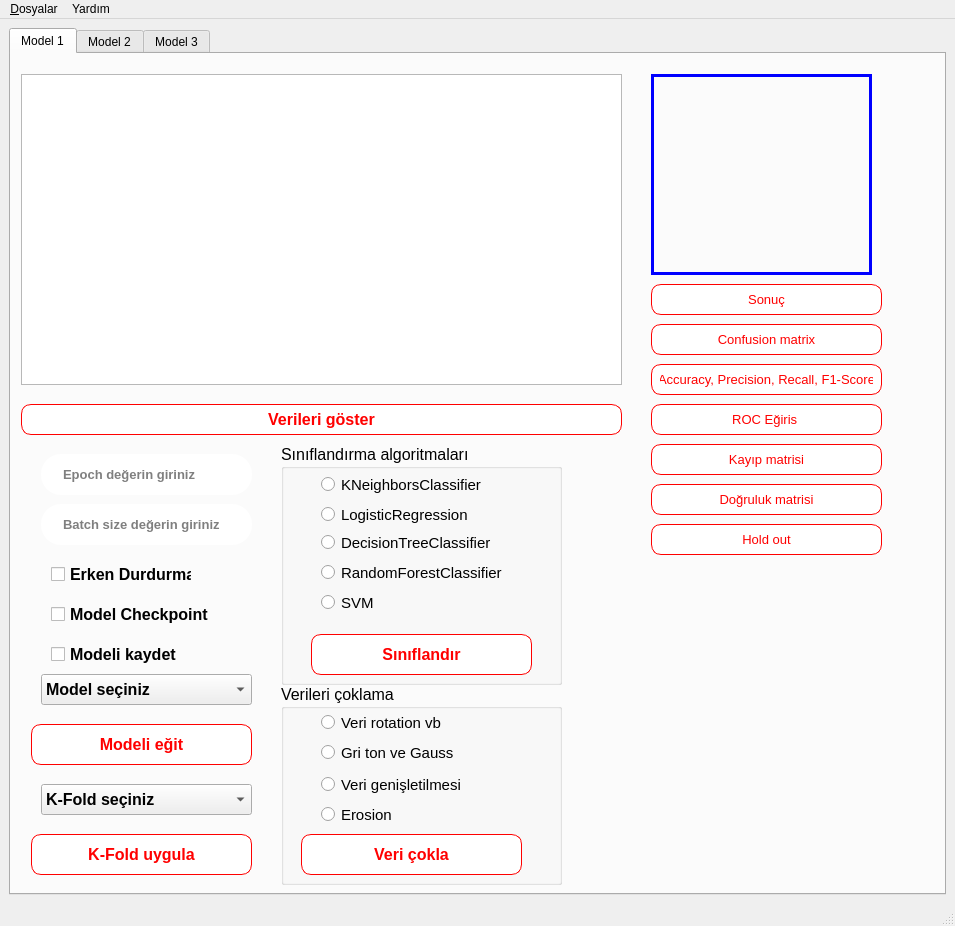
<?xml version="1.0" encoding="UTF-8"?>
<ui version="4.0">
 <class>MainWindow</class>
 <widget class="QMainWindow" name="MainWindow">
  <property name="geometry">
   <rect>
    <x>0</x>
    <y>0</y>
    <width>955</width>
    <height>926</height>
   </rect>
  </property>
  <property name="windowTitle">
   <string>MainWindow</string>
  </property>
  <property name="windowIcon">
   <iconset>
    <normaloff>C:/Users/djadi/Downloads/Kastamonu_Üniversitesi_logosu.jpg</normaloff>C:/Users/djadi/Downloads/Kastamonu_Üniversitesi_logosu.jpg</iconset>
  </property>
  <widget class="QWidget" name="centralwidget">
   <layout class="QGridLayout" name="gridLayout">
    <item row="0" column="0">
     <layout class="QGridLayout" name="gridLayout_2">
      <property name="leftMargin">
       <number>0</number>
      </property>
      <item row="0" column="0">
       <widget class="QTabWidget" name="tabWidget">
        <property name="sizePolicy">
         <sizepolicy hsizetype="Preferred" vsizetype="Preferred">
          <horstretch>0</horstretch>
          <verstretch>0</verstretch>
         </sizepolicy>
        </property>
        <property name="layoutDirection">
         <enum>Qt::LeftToRight</enum>
        </property>
        <property name="styleSheet">
         <string notr="true">QPushButton
{
  color: red;
  padding: 0 8px;
  background: white;
  border: 1px solid red;
  border-radius: 10px;
}
QPushButton::pressed
{
background-color : red;
 color: black;
}
QComboBox QAbstractItemView {
  color: rgb(85, 170, 255);	
  background-color: #373e4e;
  padding: 10px;
  selection-background-color: rgb(39, 44, 54);
}
</string>
        </property>
        <property name="currentIndex">
         <number>0</number>
        </property>
        <widget class="QWidget" name="tab">
         <property name="styleSheet">
          <string notr="true"/>
         </property>
         <attribute name="title">
          <string>Model 1</string>
         </attribute>
         <widget class="QPushButton" name="datasetGoster">
          <property name="geometry">
           <rect>
            <x>10</x>
            <y>350</y>
            <width>601</width>
            <height>31</height>
           </rect>
          </property>
          <property name="font">
           <font>
            <pointsize>12</pointsize>
            <weight>75</weight>
            <bold>true</bold>
           </font>
          </property>
          <property name="text">
           <string>Verileri göster</string>
          </property>
         </widget>
         <widget class="QLineEdit" name="txtEpoch">
          <property name="geometry">
           <rect>
            <x>30</x>
            <y>400</y>
            <width>211</width>
            <height>41</height>
           </rect>
          </property>
          <property name="font">
           <font>
            <pointsize>10</pointsize>
            <weight>75</weight>
            <bold>true</bold>
           </font>
          </property>
          <property name="toolTip">
           <string/>
          </property>
          <property name="styleSheet">
           <string notr="true">QLineEdit {
border:2px sold rgb(0, 0, 0);
border-radius: 20px;
color:rgb(0, 0, 0);
padding-left:20px;
padding-right:20px;
background-color:rgb(255, 255, 255)
}</string>
          </property>
          <property name="placeholderText">
           <string>Epoch değerin giriniz </string>
          </property>
         </widget>
         <widget class="QLineEdit" name="txtBatchSize">
          <property name="geometry">
           <rect>
            <x>30</x>
            <y>450</y>
            <width>211</width>
            <height>41</height>
           </rect>
          </property>
          <property name="font">
           <font>
            <pointsize>10</pointsize>
            <weight>75</weight>
            <bold>true</bold>
           </font>
          </property>
          <property name="toolTip">
           <string>(Örnek  4,8,16,32,64,128)</string>
          </property>
          <property name="styleSheet">
           <string notr="true">QLineEdit {
border:2px sold rgb(0, 0, 0);
border-radius: 20px;
color:rgb(0, 0, 0);
padding-left:20px;
padding-right:20px;
background-color:rgb(255, 255, 255)
}</string>
          </property>
          <property name="placeholderText">
           <string>Batch size değerin giriniz </string>
          </property>
         </widget>
         <widget class="QComboBox" name="comboBoxKFold">
          <property name="geometry">
           <rect>
            <x>30</x>
            <y>730</y>
            <width>211</width>
            <height>31</height>
           </rect>
          </property>
          <property name="font">
           <font>
            <pointsize>12</pointsize>
            <weight>75</weight>
            <bold>true</bold>
           </font>
          </property>
          <property name="currentIndex">
           <number>0</number>
          </property>
          <item>
           <property name="text">
            <string>K-Fold seçiniz</string>
           </property>
          </item>
          <item>
           <property name="text">
            <string>K-Fold 5</string>
           </property>
          </item>
          <item>
           <property name="text">
            <string>K-Fold 10</string>
           </property>
          </item>
          <item>
           <property name="text">
            <string>K-Fold 15</string>
           </property>
          </item>
          <item>
           <property name="text">
            <string>K-Fold 20</string>
           </property>
          </item>
         </widget>
         <widget class="QPushButton" name="modelEgit">
          <property name="geometry">
           <rect>
            <x>20</x>
            <y>670</y>
            <width>221</width>
            <height>41</height>
           </rect>
          </property>
          <property name="font">
           <font>
            <pointsize>12</pointsize>
            <weight>75</weight>
            <bold>true</bold>
           </font>
          </property>
          <property name="styleSheet">
           <string notr="true"/>
          </property>
          <property name="text">
           <string>Modeli eğit</string>
          </property>
         </widget>
         <widget class="QLabel" name="SelectedImage">
          <property name="geometry">
           <rect>
            <x>640</x>
            <y>20</y>
            <width>221</width>
            <height>201</height>
           </rect>
          </property>
          <property name="sizePolicy">
           <sizepolicy hsizetype="Ignored" vsizetype="Ignored">
            <horstretch>0</horstretch>
            <verstretch>0</verstretch>
           </sizepolicy>
          </property>
          <property name="autoFillBackground">
           <bool>false</bool>
          </property>
          <property name="styleSheet">
           <string notr="true">border: 3px solid blue;</string>
          </property>
          <property name="text">
           <string/>
          </property>
          <property name="scaledContents">
           <bool>false</bool>
          </property>
          <property name="alignment">
           <set>Qt::AlignCenter</set>
          </property>
          <property name="wordWrap">
           <bool>false</bool>
          </property>
         </widget>
         <widget class="QListWidget" name="listViewVeriler">
          <property name="geometry">
           <rect>
            <x>10</x>
            <y>20</y>
            <width>601</width>
            <height>311</height>
           </rect>
          </property>
         </widget>
         <widget class="QPushButton" name="testingImage">
          <property name="geometry">
           <rect>
            <x>640</x>
            <y>230</y>
            <width>231</width>
            <height>31</height>
           </rect>
          </property>
          <property name="font">
           <font>
            <pointsize>10</pointsize>
           </font>
          </property>
          <property name="text">
           <string>Sonuç</string>
          </property>
         </widget>
         <widget class="QPushButton" name="btnConfusionMatrix">
          <property name="geometry">
           <rect>
            <x>640</x>
            <y>270</y>
            <width>231</width>
            <height>31</height>
           </rect>
          </property>
          <property name="font">
           <font>
            <pointsize>10</pointsize>
           </font>
          </property>
          <property name="text">
           <string>Confusion matrix</string>
          </property>
         </widget>
         <widget class="QPushButton" name="btnKayipMatris">
          <property name="geometry">
           <rect>
            <x>640</x>
            <y>390</y>
            <width>231</width>
            <height>31</height>
           </rect>
          </property>
          <property name="font">
           <font>
            <pointsize>10</pointsize>
           </font>
          </property>
          <property name="text">
           <string>Kayıp matrisi</string>
          </property>
         </widget>
         <widget class="QPushButton" name="btnRoc">
          <property name="geometry">
           <rect>
            <x>640</x>
            <y>350</y>
            <width>231</width>
            <height>31</height>
           </rect>
          </property>
          <property name="font">
           <font>
            <pointsize>10</pointsize>
           </font>
          </property>
          <property name="text">
           <string>ROC Eğiris </string>
          </property>
         </widget>
         <widget class="QPushButton" name="btnDogruluk">
          <property name="geometry">
           <rect>
            <x>640</x>
            <y>430</y>
            <width>231</width>
            <height>31</height>
           </rect>
          </property>
          <property name="font">
           <font>
            <pointsize>10</pointsize>
           </font>
          </property>
          <property name="text">
           <string>Doğruluk matrisi</string>
          </property>
         </widget>
         <widget class="QPushButton" name="btnHoldout">
          <property name="geometry">
           <rect>
            <x>640</x>
            <y>470</y>
            <width>231</width>
            <height>31</height>
           </rect>
          </property>
          <property name="font">
           <font>
            <pointsize>10</pointsize>
           </font>
          </property>
          <property name="text">
           <string>Hold out</string>
          </property>
         </widget>
         <widget class="QPushButton" name="btnMetrics">
          <property name="geometry">
           <rect>
            <x>640</x>
            <y>310</y>
            <width>231</width>
            <height>31</height>
           </rect>
          </property>
          <property name="font">
           <font>
            <pointsize>10</pointsize>
           </font>
          </property>
          <property name="text">
           <string>Accuracy, Precision, Recall, F1-Score</string>
          </property>
         </widget>
         <widget class="QCheckBox" name="modelSaved">
          <property name="geometry">
           <rect>
            <x>40</x>
            <y>580</y>
            <width>141</width>
            <height>41</height>
           </rect>
          </property>
          <property name="font">
           <font>
            <pointsize>12</pointsize>
            <weight>75</weight>
            <bold>true</bold>
           </font>
          </property>
          <property name="text">
           <string>Modeli kaydet</string>
          </property>
         </widget>
         <widget class="QPushButton" name="btnKFold">
          <property name="geometry">
           <rect>
            <x>20</x>
            <y>780</y>
            <width>221</width>
            <height>41</height>
           </rect>
          </property>
          <property name="font">
           <font>
            <pointsize>12</pointsize>
            <weight>75</weight>
            <bold>true</bold>
           </font>
          </property>
          <property name="styleSheet">
           <string notr="true"/>
          </property>
          <property name="text">
           <string>K-Fold uygula</string>
          </property>
         </widget>
         <widget class="QCheckBox" name="earlyStopping">
          <property name="geometry">
           <rect>
            <x>40</x>
            <y>500</y>
            <width>141</width>
            <height>41</height>
           </rect>
          </property>
          <property name="font">
           <font>
            <pointsize>12</pointsize>
            <weight>75</weight>
            <bold>true</bold>
           </font>
          </property>
          <property name="text">
           <string>Erken Durdurma</string>
          </property>
         </widget>
         <widget class="QCheckBox" name="modelCheckpoint">
          <property name="geometry">
           <rect>
            <x>40</x>
            <y>540</y>
            <width>171</width>
            <height>41</height>
           </rect>
          </property>
          <property name="font">
           <font>
            <pointsize>12</pointsize>
            <weight>75</weight>
            <bold>true</bold>
           </font>
          </property>
          <property name="text">
           <string>Model Checkpoint</string>
          </property>
         </widget>
         <widget class="QGroupBox" name="groupBox">
          <property name="geometry">
           <rect>
            <x>270</x>
            <y>390</y>
            <width>281</width>
            <height>241</height>
           </rect>
          </property>
          <property name="font">
           <font>
            <pointsize>12</pointsize>
           </font>
          </property>
          <property name="title">
           <string>Sınıflandırma algoritmaları</string>
          </property>
          <widget class="QPushButton" name="siniflandir">
           <property name="geometry">
            <rect>
             <x>30</x>
             <y>190</y>
             <width>221</width>
             <height>41</height>
            </rect>
           </property>
           <property name="font">
            <font>
             <pointsize>12</pointsize>
             <weight>75</weight>
             <bold>true</bold>
            </font>
           </property>
           <property name="styleSheet">
            <string notr="true"/>
           </property>
           <property name="text">
            <string>Sınıflandır</string>
           </property>
          </widget>
          <widget class="QRadioButton" name="SVM">
           <property name="geometry">
            <rect>
             <x>40</x>
             <y>150</y>
             <width>191</width>
             <height>17</height>
            </rect>
           </property>
           <property name="font">
            <font>
             <pointsize>11</pointsize>
            </font>
           </property>
           <property name="text">
            <string>SVM</string>
           </property>
          </widget>
          <widget class="QRadioButton" name="DecisionTreeClassifier">
           <property name="geometry">
            <rect>
             <x>40</x>
             <y>90</y>
             <width>191</width>
             <height>17</height>
            </rect>
           </property>
           <property name="font">
            <font>
             <pointsize>11</pointsize>
            </font>
           </property>
           <property name="text">
            <string>DecisionTreeClassifier</string>
           </property>
          </widget>
          <widget class="QRadioButton" name="KNeighborsClassifier">
           <property name="geometry">
            <rect>
             <x>40</x>
             <y>30</y>
             <width>191</width>
             <height>21</height>
            </rect>
           </property>
           <property name="font">
            <font>
             <pointsize>11</pointsize>
            </font>
           </property>
           <property name="text">
            <string>KNeighborsClassifier</string>
           </property>
          </widget>
          <widget class="QRadioButton" name="LogisticRegression">
           <property name="geometry">
            <rect>
             <x>40</x>
             <y>60</y>
             <width>191</width>
             <height>21</height>
            </rect>
           </property>
           <property name="font">
            <font>
             <pointsize>11</pointsize>
            </font>
           </property>
           <property name="text">
            <string>LogisticRegression</string>
           </property>
          </widget>
          <widget class="QRadioButton" name="RandomForestClassifier">
           <property name="geometry">
            <rect>
             <x>40</x>
             <y>120</y>
             <width>191</width>
             <height>17</height>
            </rect>
           </property>
           <property name="font">
            <font>
             <pointsize>11</pointsize>
            </font>
           </property>
           <property name="text">
            <string>RandomForestClassifier</string>
           </property>
          </widget>
         </widget>
         <widget class="QGroupBox" name="groupBox_2">
          <property name="geometry">
           <rect>
            <x>270</x>
            <y>630</y>
            <width>281</width>
            <height>201</height>
           </rect>
          </property>
          <property name="font">
           <font>
            <pointsize>12</pointsize>
           </font>
          </property>
          <property name="title">
           <string>Verileri çoklama</string>
          </property>
          <widget class="QPushButton" name="btnVeriCoklama">
           <property name="geometry">
            <rect>
             <x>20</x>
             <y>150</y>
             <width>221</width>
             <height>41</height>
            </rect>
           </property>
           <property name="font">
            <font>
             <pointsize>12</pointsize>
             <weight>75</weight>
             <bold>true</bold>
            </font>
           </property>
           <property name="styleSheet">
            <string notr="true"/>
           </property>
           <property name="text">
            <string>Veri çokla</string>
           </property>
          </widget>
          <widget class="QRadioButton" name="veriGenisletilmesi">
           <property name="geometry">
            <rect>
             <x>40</x>
             <y>90</y>
             <width>191</width>
             <height>21</height>
            </rect>
           </property>
           <property name="font">
            <font>
             <pointsize>11</pointsize>
            </font>
           </property>
           <property name="text">
            <string>Veri genişletilmesi</string>
           </property>
          </widget>
          <widget class="QRadioButton" name="veriRotation">
           <property name="geometry">
            <rect>
             <x>40</x>
             <y>30</y>
             <width>191</width>
             <height>17</height>
            </rect>
           </property>
           <property name="font">
            <font>
             <pointsize>11</pointsize>
            </font>
           </property>
           <property name="text">
            <string>Veri rotation vb</string>
           </property>
          </widget>
          <widget class="QRadioButton" name="veriGriGauss">
           <property name="geometry">
            <rect>
             <x>40</x>
             <y>60</y>
             <width>191</width>
             <height>17</height>
            </rect>
           </property>
           <property name="font">
            <font>
             <pointsize>11</pointsize>
            </font>
           </property>
           <property name="text">
            <string>Gri ton ve Gauss</string>
           </property>
          </widget>
          <widget class="QRadioButton" name="veriErosion">
           <property name="geometry">
            <rect>
             <x>40</x>
             <y>120</y>
             <width>191</width>
             <height>21</height>
            </rect>
           </property>
           <property name="font">
            <font>
             <pointsize>11</pointsize>
            </font>
           </property>
           <property name="text">
            <string>Erosion</string>
           </property>
          </widget>
         </widget>
         <widget class="QComboBox" name="comboBoxKFold_2">
          <property name="geometry">
           <rect>
            <x>30</x>
            <y>620</y>
            <width>211</width>
            <height>31</height>
           </rect>
          </property>
          <property name="font">
           <font>
            <pointsize>12</pointsize>
            <weight>75</weight>
            <bold>true</bold>
           </font>
          </property>
          <property name="currentIndex">
           <number>0</number>
          </property>
          <item>
           <property name="text">
            <string>Model seçiniz</string>
           </property>
          </item>
          <item>
           <property name="text">
            <string>Model CNN</string>
           </property>
          </item>
          <item>
           <property name="text">
            <string>ResNet50V2</string>
           </property>
          </item>
          <item>
           <property name="text">
            <string>Model MobileNetV2</string>
           </property>
          </item>
         </widget>
        </widget>
        <widget class="QWidget" name="tab_2">
         <attribute name="title">
          <string>Model 2</string>
         </attribute>
         <layout class="QGridLayout" name="gridLayout_6"/>
        </widget>
        <widget class="QWidget" name="tab_3">
         <attribute name="title">
          <string>Model 3</string>
         </attribute>
        </widget>
       </widget>
      </item>
     </layout>
    </item>
   </layout>
  </widget>
  <widget class="QMenuBar" name="menubar">
   <property name="geometry">
    <rect>
     <x>0</x>
     <y>0</y>
     <width>955</width>
     <height>21</height>
    </rect>
   </property>
   <widget class="QMenu" name="menu_New">
    <property name="title">
     <string>&amp;Dosyalar</string>
    </property>
    <addaction name="action_Open"/>
    <addaction name="action_Open_file"/>
    <addaction name="action_Resim_yukle"/>
    <addaction name="action_Exit"/>
   </widget>
   <widget class="QMenu" name="menuYard_m">
    <property name="title">
     <string>Yardım</string>
    </property>
    <addaction name="action_Hakkimizda"/>
   </widget>
   <addaction name="menu_New"/>
   <addaction name="menuYard_m"/>
  </widget>
  <widget class="QStatusBar" name="statusbar"/>
  <action name="action_Open">
   <property name="icon">
    <iconset>
     <normaloff>C:/Users/djadi/Downloads/icons8-opened-folder-94.png</normaloff>C:/Users/djadi/Downloads/icons8-opened-folder-94.png</iconset>
   </property>
   <property name="text">
    <string>&amp;Dosya seç...</string>
   </property>
   <property name="toolTip">
    <string>Dosya seç</string>
   </property>
  </action>
  <action name="action_Open_file">
   <property name="icon">
    <iconset>
     <normaloff>C:/Users/djadi/Downloads/icons8-file-64.png</normaloff>C:/Users/djadi/Downloads/icons8-file-64.png</iconset>
   </property>
   <property name="text">
    <string>&amp;File seç...</string>
   </property>
   <property name="toolTip">
    <string>File seç</string>
   </property>
  </action>
  <action name="action_Exit">
   <property name="icon">
    <iconset>
     <normaloff>C:/Users/djadi/Downloads/icons8-shutdown-48.png</normaloff>C:/Users/djadi/Downloads/icons8-shutdown-48.png</iconset>
   </property>
   <property name="text">
    <string>Çıkış...</string>
   </property>
  </action>
  <action name="action_Hakkimizda">
   <property name="icon">
    <iconset>
     <normaloff>C:/Users/djadi/Downloads/icons8-info-94.png</normaloff>C:/Users/djadi/Downloads/icons8-info-94.png</iconset>
   </property>
   <property name="text">
    <string>Hakkımızda</string>
   </property>
  </action>
  <action name="action_Resim_yukle">
   <property name="icon">
    <iconset>
     <normaloff>C:/Users/djadi/Downloads/icons8-image-100.png</normaloff>C:/Users/djadi/Downloads/icons8-image-100.png</iconset>
   </property>
   <property name="text">
    <string>&amp;Resim seç</string>
   </property>
   <property name="toolTip">
    <string>Resim seç</string>
   </property>
  </action>
 </widget>
 <resources/>
 <connections/>
</ui>
